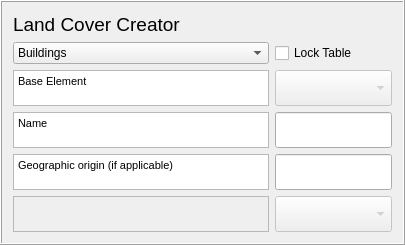
    <widget class="QFrame" name="frame1">
     <property name="maximumSize">
      <size>
       <width>16777215</width>
       <height>240</height>
      </size>
     </property>
     <property name="frameShape">
      <enum>QFrame::Box</enum>
     </property>
     <property name="frameShadow">
      <enum>QFrame::Raised</enum>
     </property>
     <layout class="QGridLayout" name="gridLayout_2">
      <item row="5" column="0">
       <widget class="QTextBrowser" name="textBrowserProfileType">
        <property name="enabled">
         <bool>false</bool>
        </property>
        <property name="sizePolicy">
         <sizepolicy hsizetype="Expanding" vsizetype="Preferred">
          <horstretch>0</horstretch>
          <verstretch>0</verstretch>
         </sizepolicy>
        </property>
        <property name="maximumSize">
         <size>
          <width>16777215</width>
          <height>36</height>
         </size>
        </property>
        <property name="html">
         <string>&lt;!DOCTYPE HTML PUBLIC &quot;-//W3C//DTD HTML 4.0//EN&quot; &quot;http://www.w3.org/TR/REC-html40/strict.dtd&quot;&gt;
&lt;html&gt;&lt;head&gt;&lt;meta name=&quot;qrichtext&quot; content=&quot;1&quot; /&gt;&lt;style type=&quot;text/css&quot;&gt;
p, li { white-space: pre-wrap; }
&lt;/style&gt;&lt;/head&gt;&lt;body style=&quot; font-family:'MS Shell Dlg 2'; font-size:8.25pt; font-weight:400; font-style:normal;&quot;&gt;
&lt;p style=&quot;-qt-paragraph-type:empty; margin-top:0px; margin-bottom:0px; margin-left:0px; margin-right:0px; -qt-block-indent:0; text-indent:0px;&quot;&gt;&lt;br /&gt;&lt;/p&gt;&lt;/body&gt;&lt;/html&gt;</string>
        </property>
       </widget>
      </item>
      <item row="4" column="1">
       <widget class="QgsFilterLineEdit" name="textEditOrig">
        <property name="sizePolicy">
         <sizepolicy hsizetype="Expanding" vsizetype="Preferred">
          <horstretch>0</horstretch>
          <verstretch>0</verstretch>
         </sizepolicy>
        </property>
        <property name="maximumSize">
         <size>
          <width>16777215</width>
          <height>36</height>
         </size>
        </property>
        <property name="qgisRelation" stdset="0">
         <string notr="true"/>
        </property>
       </widget>
      </item>
      <item row="1" column="1">
       <widget class="QCheckBox" name="checkBoxA">
        <property name="text">
         <string>Lock Table</string>
        </property>
       </widget>
      </item>
      <item row="3" column="0">
       <widget class="QTextBrowser" name="textBrowserDesc">
        <property name="sizePolicy">
         <sizepolicy hsizetype="Expanding" vsizetype="Preferred">
          <horstretch>0</horstretch>
          <verstretch>0</verstretch>
         </sizepolicy>
        </property>
        <property name="maximumSize">
         <size>
          <width>16777215</width>
          <height>36</height>
         </size>
        </property>
        <property name="html">
         <string>&lt;!DOCTYPE HTML PUBLIC &quot;-//W3C//DTD HTML 4.0//EN&quot; &quot;http://www.w3.org/TR/REC-html40/strict.dtd&quot;&gt;
&lt;html&gt;&lt;head&gt;&lt;meta name=&quot;qrichtext&quot; content=&quot;1&quot; /&gt;&lt;style type=&quot;text/css&quot;&gt;
p, li { white-space: pre-wrap; }
&lt;/style&gt;&lt;/head&gt;&lt;body style=&quot; font-family:'MS Shell Dlg 2'; font-size:8.25pt; font-weight:400; font-style:normal;&quot;&gt;
&lt;p style=&quot; margin-top:0px; margin-bottom:0px; margin-left:0px; margin-right:0px; -qt-block-indent:0; text-indent:0px;&quot;&gt;&lt;span style=&quot; font-size:8pt;&quot;&gt;Name&lt;/span&gt;&lt;/p&gt;&lt;/body&gt;&lt;/html&gt;</string>
        </property>
       </widget>
      </item>
      <item row="1" column="0">
       <widget class="QComboBox" name="comboBoxSurface">
        <property name="sizePolicy">
         <sizepolicy hsizetype="Preferred" vsizetype="Preferred">
          <horstretch>0</horstretch>
          <verstretch>0</verstretch>
         </sizepolicy>
        </property>
        <property name="toolTip">
         <string/>
        </property>
        <item>
         <property name="text">
          <string>Buildings</string>
         </property>
        </item>
        <item>
         <property name="text">
          <string>Paved</string>
         </property>
        </item>
        <item>
         <property name="text">
          <string>Evergreen Tree</string>
         </property>
        </item>
        <item>
         <property name="text">
          <string>Deciduous Tree</string>
         </property>
        </item>
        <item>
         <property name="text">
          <string>Grass</string>
         </property>
        </item>
        <item>
         <property name="text">
          <string>Bare Soil</string>
         </property>
        </item>
        <item>
         <property name="text">
          <string>Water</string>
         </property>
        </item>
       </widget>
      </item>
      <item row="4" column="0">
       <widget class="QTextBrowser" name="textBrowserOrig">
        <property name="sizePolicy">
         <sizepolicy hsizetype="Expanding" vsizetype="Preferred">
          <horstretch>0</horstretch>
          <verstretch>0</verstretch>
         </sizepolicy>
        </property>
        <property name="maximumSize">
         <size>
          <width>16777215</width>
          <height>36</height>
         </size>
        </property>
        <property name="html">
         <string>&lt;!DOCTYPE HTML PUBLIC &quot;-//W3C//DTD HTML 4.0//EN&quot; &quot;http://www.w3.org/TR/REC-html40/strict.dtd&quot;&gt;
&lt;html&gt;&lt;head&gt;&lt;meta name=&quot;qrichtext&quot; content=&quot;1&quot; /&gt;&lt;style type=&quot;text/css&quot;&gt;
p, li { white-space: pre-wrap; }
&lt;/style&gt;&lt;/head&gt;&lt;body style=&quot; font-family:'MS Shell Dlg 2'; font-size:8.25pt; font-weight:400; font-style:normal;&quot;&gt;
&lt;p style=&quot; margin-top:0px; margin-bottom:0px; margin-left:0px; margin-right:0px; -qt-block-indent:0; text-indent:0px;&quot;&gt;&lt;span style=&quot; font-size:8pt;&quot;&gt;Geographic origin (if applicable)&lt;/span&gt;&lt;/p&gt;&lt;/body&gt;&lt;/html&gt;</string>
        </property>
       </widget>
      </item>
      <item row="5" column="1">
       <widget class="QComboBox" name="comboBoxProfileType">
        <property name="enabled">
         <bool>false</bool>
        </property>
        <property name="sizePolicy">
         <sizepolicy hsizetype="Expanding" vsizetype="Preferred">
          <horstretch>0</horstretch>
          <verstretch>0</verstretch>
         </sizepolicy>
        </property>
        <property name="maximumSize">
         <size>
          <width>16777215</width>
          <height>36</height>
         </size>
        </property>
        <property name="currentIndex">
         <number>-1</number>
        </property>
       </widget>
      </item>
      <item row="3" column="1">
       <widget class="QgsFilterLineEdit" name="textEditName">
        <property name="sizePolicy">
         <sizepolicy hsizetype="Expanding" vsizetype="Preferred">
          <horstretch>0</horstretch>
          <verstretch>0</verstretch>
         </sizepolicy>
        </property>
        <property name="maximumSize">
         <size>
          <width>16777215</width>
          <height>36</height>
         </size>
        </property>
        <property name="inputMethodHints">
         <set>Qt::ImhNone</set>
        </property>
        <property name="qgisRelation" stdset="0">
         <string notr="true"/>
        </property>
       </widget>
      </item>
      <item row="2" column="1">
       <widget class="QComboBox" name="comboBoxBase">
        <property name="enabled">
         <bool>false</bool>
        </property>
        <property name="sizePolicy">
         <sizepolicy hsizetype="Expanding" vsizetype="Preferred">
          <horstretch>0</horstretch>
          <verstretch>0</verstretch>
         </sizepolicy>
        </property>
        <property name="maximumSize">
         <size>
          <width>16777215</width>
          <height>36</height>
         </size>
        </property>
        <property name="currentIndex">
         <number>-1</number>
        </property>
        <item>
         <property name="text">
          <string>Paved</string>
         </property>
        </item>
        <item>
         <property name="text">
          <string>Building</string>
         </property>
        </item>
        <item>
         <property name="text">
          <string>Evergreen Tree</string>
         </property>
        </item>
        <item>
         <property name="text">
          <string>Deciduous Tree</string>
         </property>
        </item>
        <item>
         <property name="text">
          <string>Grass</string>
         </property>
        </item>
        <item>
         <property name="text">
          <string>Bare Soil</string>
         </property>
        </item>
        <item>
         <property name="text">
          <string>Water</string>
         </property>
        </item>
       </widget>
      </item>
      <item row="2" column="0">
       <widget class="QTextBrowser" name="textBrowser_Surface">
        <property name="sizePolicy">
         <sizepolicy hsizetype="Expanding" vsizetype="Preferred">
          <horstretch>0</horstretch>
          <verstretch>0</verstretch>
         </sizepolicy>
        </property>
        <property name="maximumSize">
         <size>
          <width>16777215</width>
          <height>36</height>
         </size>
        </property>
        <property name="html">
         <string>&lt;!DOCTYPE HTML PUBLIC &quot;-//W3C//DTD HTML 4.0//EN&quot; &quot;http://www.w3.org/TR/REC-html40/strict.dtd&quot;&gt;
&lt;html&gt;&lt;head&gt;&lt;meta name=&quot;qrichtext&quot; content=&quot;1&quot; /&gt;&lt;style type=&quot;text/css&quot;&gt;
p, li { white-space: pre-wrap; }
&lt;/style&gt;&lt;/head&gt;&lt;body style=&quot; font-family:'MS Shell Dlg 2'; font-size:8.25pt; font-weight:400; font-style:normal;&quot;&gt;
&lt;p style=&quot; margin-top:0px; margin-bottom:0px; margin-left:0px; margin-right:0px; -qt-block-indent:0; text-indent:0px;&quot;&gt;&lt;span style=&quot; font-size:8pt;&quot;&gt;Base Element&lt;/span&gt;&lt;/p&gt;&lt;/body&gt;&lt;/html&gt;</string>
        </property>
       </widget>
      </item>
      <item row="0" column="0">
       <widget class="QLabel" name="label_3">
        <property name="font">
         <font>
          <pointsize>14</pointsize>
          <weight>50</weight>
          <italic>false</italic>
          <bold>false</bold>
          <strikeout>false</strikeout>
          <kerning>true</kerning>
         </font>
        </property>
        <property name="text">
         <string>Land Cover Creator</string>
        </property>
       </widget>
      </item>
     </layout>
    </widget>
